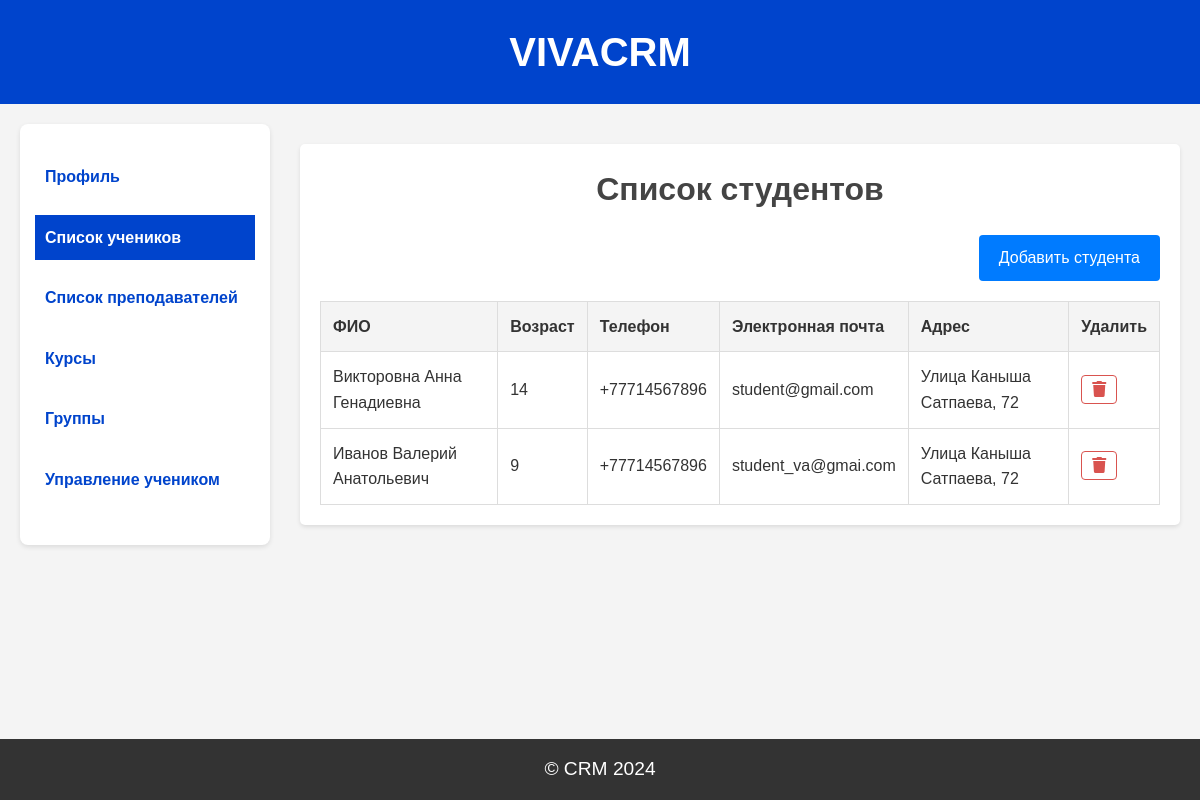
The page /students (signed in) on the database as committed earlier.
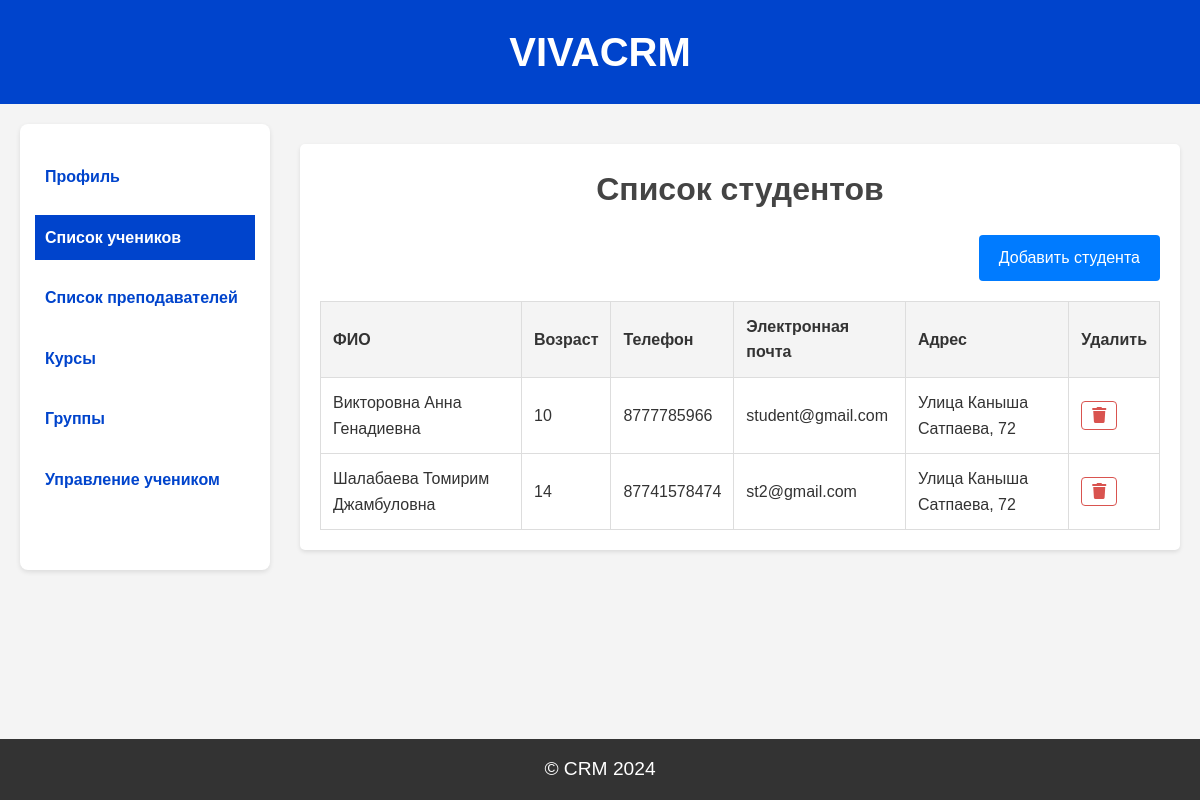
The same page on the database as committed later.
### models.py (models this page shows, shortened)
class Student(db.Model):
    id = db.Column(db.Integer, primary_key=True)
    student_id = db.Column(db.Integer, db.ForeignKey('users.id'))
    surname = db.Column(db.String(50), nullable=False)
    first_name = db.Column(db.String(50), nullable=False)
    patronymic = db.Column(db.String(50), nullable=True)
    birth_date = db.Column(db.Date, nullable=False)
    phone = db.Column(db.String(20), nullable=False)
    address = db.Column(db.String(255), nullable=False)
    client_name = db.Column(db.String(255), nullable=True)
    client_relation = db.Column(db.String(100), nullable=True)
    client_phone = db.Column(db.String(20), nullable=True)
    client_workplace = db.Column(db.String(255), nullable=True)
    client_position = db.Column(db.String(100), nullable=True)
    user = db.relationship('Users', backref='student', uselist=False)

class Users(db.Model, UserMixin):
    id = db.Column(db.Integer, primary_key=True)
    email = db.Column(db.String(120), nullable=False, unique=True)
    role = db.Column(db.String(20), nullable=False)
    password_hash = db.Column(db.String(128), nullable=False)
    registration_date = db.Column(db.DateTime, default=datetime.now)

### app.py (the view)
@app.route('/students', methods=['GET'])
@login_required
@role_required('Администратор')
def students_list():
    administrator = Administrator.query.filter_by(admin_id=current_user.id).first()
    students = Student.query.all()
    student_ages = {student.id: calculate_age(student.birth_date) for student in students}
    return render_template('students_list.html', students=students, administrator=administrator, student_ages=student_ages)

### app.py (called while the page is built)
@login_manager.user_loader
def load_user(user_id):
    return Users.query.get(int(user_id))

def calculate_age(birth_date):
    today = datetime.today()
    return today.year - birth_date.year - ((today.month, today.day) < (birth_date.month, birth_date.day))

def role_required(role):
    def decorator(f):
        @wraps(f)
        def wrapped(*args, **kwargs):
            if not current_user.is_authenticated or current_user.role != role:
                flash('Недостаточно прав доступа')
                return redirect(url_for('login'))
            return f(*args, **kwargs)
        return wrapped
    return decorator

### templates/students_list.html
{% extends "base_administrator.html" %}
{% block content %}
  <div class="student-list-container">
    <h1>Список студентов</h1>
    <div class="add-student-btn-container">
        <a href="{{ url_for('register_student') }}" class="btn btn-add-student">Добавить студента</a>
    </div>
    <table class="table">
      <thead>
        <tr>
          <th>ФИО</th>
          <th>Возраст</th>
          <th>Телефон</th>
          <th>Электронная почта</th>
          <th>Адрес</th>
          <th>Удалить</th>
        </tr>
      </thead>
      <tbody>
        {% for student in students %}
          <tr>
            <td>{{ student.surname }} {{ student.first_name }} {{ student.patronymic }}</td>
            <td>{{ student_ages[student.id] }}</td>
            <td>{{ student.phone }}</td>
            <td>{{ student.user.email }}</td>
            <td>{{ student.address }}</td>
            <td>
                <a href="{{ url_for('delete_student', id=student.id) }}" class="btn-danger"><i class="fa fa-trash"></i></a>
              </td>
          </tr>
        {% endfor %}
      </tbody>
    </table>
  </div>
{% endblock %}

Rows that differ between the two databases and show on the page:
changed Student "Викторовна": student_ages "14" → "10"; phone "+77714567896" → "8777785966"
changed Student: surname "Иванов" → "Шалабаева"; first_name "Валерий" → "Томирим"; patronymic "Анатольевич" → "Джамбуловна"; student_ages "9" → "14"; phone "+77714567896" → "87741578474"; user.email "student_va@gmai.com" → "st2@gmail.com"
